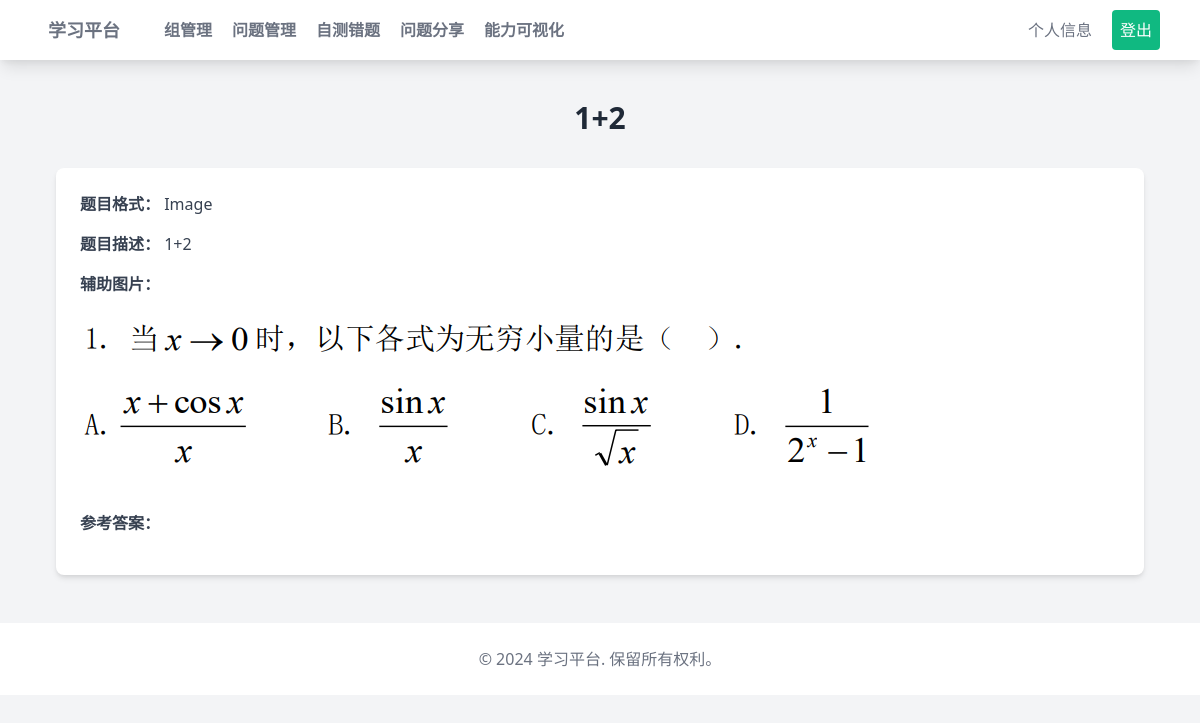
The app's page /questions/detail/2/ (signed in) with its own data.
### questions/models.py (models this page shows, shortened)
class Question(models.Model):
    TEXT = 'text'
    IMAGE = 'image'
    FORMAT_CHOICES = [
        (TEXT, 'Text'),
        (IMAGE, 'Image')
    ]
    title = models.CharField(max_length=255)
    description = models.TextField(blank=True)
    format = models.CharField(max_length=5, choices=FORMAT_CHOICES)
    image = models.ImageField(upload_to='questions/', blank=True, null=True)
    correct_answer = models.TextField(blank=True)
    creator = models.ForeignKey(settings.AUTH_USER_MODEL, on_delete=models.CASCADE)
    shared_with = models.ManyToManyField(settings.AUTH_USER_MODEL, related_name='shared_questions', blank=True)

### questions/views.py (the view)
# urls.py: path('detail/<int:question_id>/', views.question_detail, name='question_detail'),
@login_required
def question_detail(request, question_id):
    question = get_object_or_404(Question, id=question_id)
    return render(request, 'questions/detail_question.html', {'question': question})

### questions/templates/questions/detail_question.html (shortened to what this page needs)
{% extends "basehome.html" %}
{% block content %}
<div class="max-w-6xl mx-auto mt-10 px-4">
    <h1 class="text-3xl font-bold text-center text-gray-800 mb-8">{{ question.title }}</h1>
    <div class="bg-white shadow-md rounded-lg p-6">
        <p class="text-gray-700 mb-4"><strong>题目格式：</strong> {{ question.get_format_display }}</p>
        <p class="text-gray-700 mb-4"><strong>题目描述：</strong> {{ question.description }}</p>
        {% if question.image %}
        <p class="text-gray-700 mb-4"><strong>辅助图片：</strong></p>
        <img src="{{ question.image.url }}" alt="辅助图片" class="mb-4">
        {% endif %}
        <p class="text-gray-700 mb-4"><strong>参考答案：</strong> {{ question.correct_answer }}</p>
    </div>
</div>
{% endblock %}

### records on screen
Question: title "1+2", format "Image", description "1+2", image (picture)
